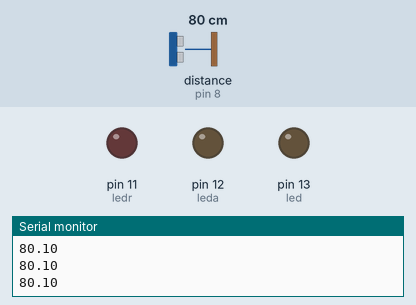
Recording of a sketch running on a simulated Arduino Uno, built with avr-gcc and run on an emulated ATmega328P. Parts: output pins drawn as LEDs (lit = HIGH), the last lines printed to the serial monitor. Wiring (inferred from the names in the program): ultrasonic range finder: trigger pin 9; echo pin 8. The test bench sets the inputs (shaded band); at power-on: distance to the obstacle (sensor on pin 8) 80 cm. The echo pulse lasts 58.3 µs per cm; pins used as bus, display or sensor lines are not drawn.

Above: at 1.2 s.
1.3 s: distance to the obstacle (sensor on pin 8) set to 64 cm
2.8 s: distance to the obstacle (sensor on pin 8) set to 57 cm
At 3.8 s:
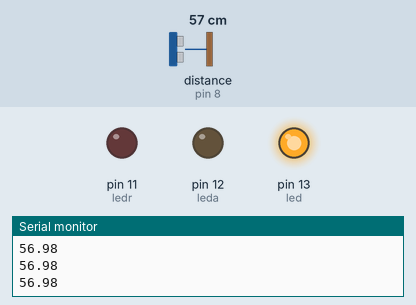
4.4 s: distance to the obstacle (sensor on pin 8) set to 43 cm
5.9 s: distance to the obstacle (sensor on pin 8) set to 38 cm
At 6.7 s:
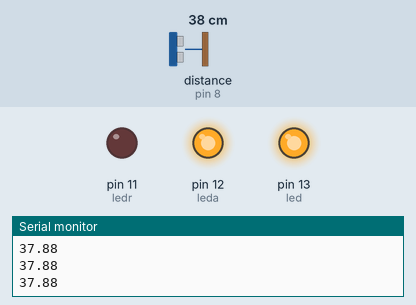
7.5 s: distance to the obstacle (sensor on pin 8) set to 23 cm
9.0 s: distance to the obstacle (sensor on pin 8) set to 18 cm
At 9.6 s:
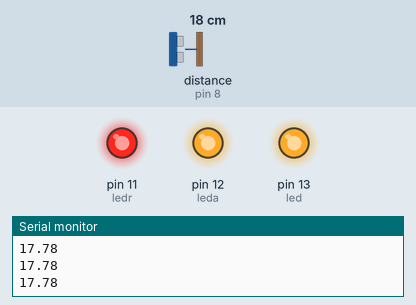
Timing chart, 0 to 11.6 s (numbered marks = the images above; inputs shaded):
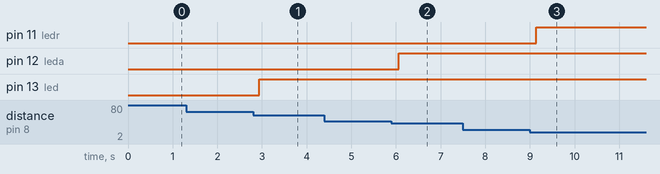

Measured:
- the behaviour switches between 60 and 59 cm on distance to the obstacle (sensor on pin 8) (found by bisection; images 0 and 1)
- the behaviour switches between 41 and 40 cm on distance to the obstacle (sensor on pin 8) (found by bisection; images 1 and 2)
- the behaviour switches between 21 and 20 cm on distance to the obstacle (sensor on pin 8) (found by bisection; images 2 and 3)
- after the input at 2.8 s, pin 13 (led): LOW → HIGH after 0.14 s
- after the input at 5.9 s, pin 12 (leda): LOW → HIGH after 0.16 s
- after the input at 9.0 s, pin 11 (ledr): LOW → HIGH after 0.14 s

The sketch:

Arduino_Led.ino
```cpp
int led = 13; // Definiendo los pines)
int leda = 12;
int ledr = 11;
int trigger = 9;
int echo = 8;
float tiempo_espera,distancia;

void setup() {
Serial.begin(9600);
pinMode(trigger,OUTPUT); // Activa el sensor
pinMode(echo, INPUT); // Echo recibe los datos de la cercania
pinMode(led, OUTPUT);
pinMode(ledr, OUTPUT);
pinMode(leda, OUTPUT);
}

void loop() {
 digitalWrite(trigger, LOW); // Se le envia pulsos al sensor de movimiento para su activación
 delayMicroseconds(2);
 digitalWrite(trigger, HIGH);
 delayMicroseconds(10);
 digitalWrite(trigger, LOW);

 tiempo_espera = pulseIn(echo, HIGH);

  distancia = (tiempo_espera/2)/29,15; // Se coloca la medida a CM.


 Serial.println(distancia);
 delay(100); // Para evitar recibir datos demasiado rápido

  if (distancia< 60){   // Iluminación de los leds según distancia
    digitalWrite(led, HIGH);
  } else{
    digitalWrite(led, LOW);
  }

  if (distancia< 40){
  digitalWrite(leda, HIGH);
  }
  else{
    digitalWrite(leda, LOW);

  }
  if(distancia< 20){
    digitalWrite(ledr,HIGH);
  }
  else{
    digitalWrite(ledr,LOW);
  }
}
```
